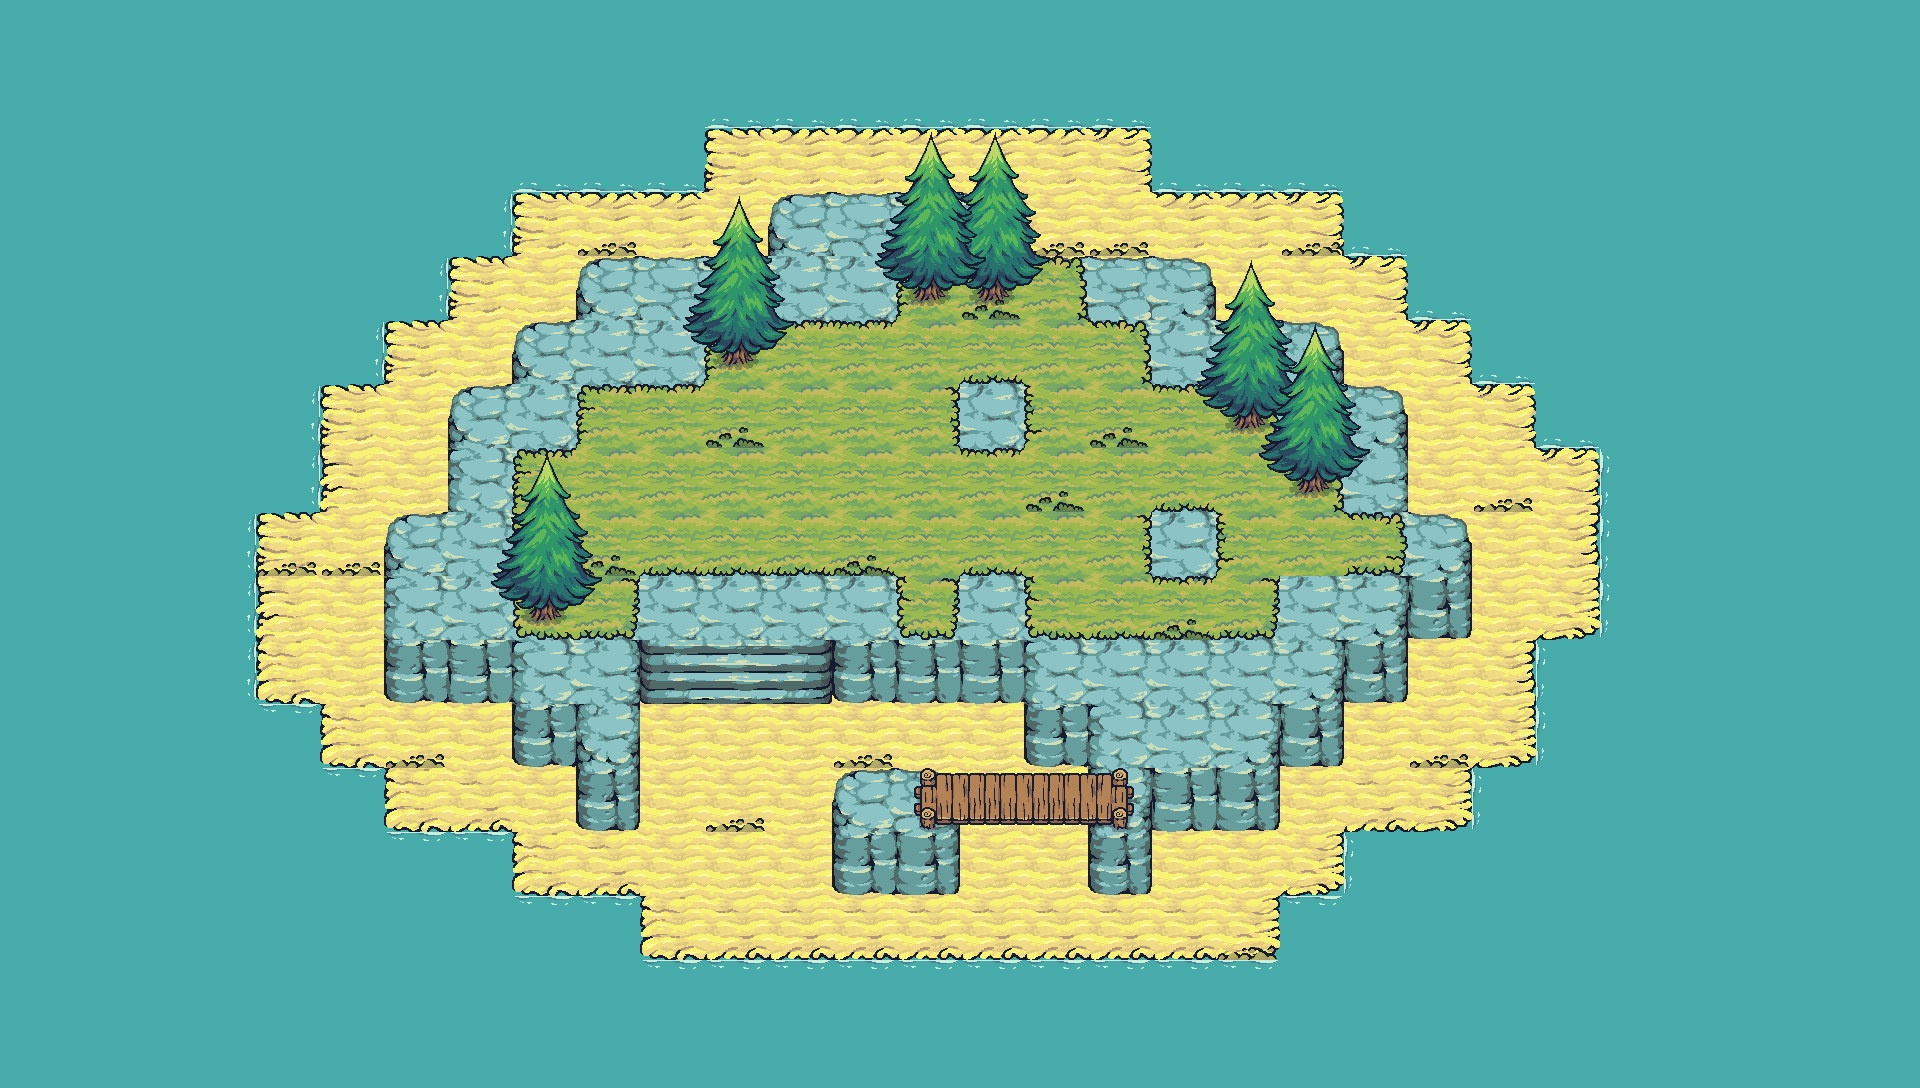

This game map was drawn from its Tiled (.tmx) file and the tilesets committed beside it. A one-line description and the trimmed map source follow:
An orthogonal 30x17 tile map with 64x64 px tiles, 10 tile layers (water, foam, land, land_above, ...), 6 tilesets.

<map version="1.10" tiledversion="1.11.2" orientation="orthogonal" renderorder="right-down" width="30" height="17" tilewidth="64" tileheight="64" infinite="0" nextlayerid="11" nextobjectid="1">
 <tileset firstgid="1" source="water.tsx" />
 <tileset firstgid="2" source="flat.tsx" />
 <tileset firstgid="42" source="foam.tsx" />
 <tileset firstgid="114" source="elevation.tsx" />
 <tileset firstgid="146" source="bridge.tsx" />
 <tileset firstgid="158" source="tree.tsx" />
 <layer id="1" name="water" width="30" height="17" locked="1">
  <data>[510 cells, 510 non-empty, 1 distinct tile ids]</data>
 </layer>
 <layer id="3" name="foam" width="30" height="17" locked="1">
  <data>[510 cells, 49 non-empty, 4 distinct tile ids]</data>
 </layer>
 <layer id="2" name="land" width="30" height="17" locked="1">
  <data>[510 cells, 212 non-empty, 9 distinct tile ids]</data>
 </layer>
 <layer id="7" name="land_above" width="30" height="17" locked="1">
  <data>[510 cells, 12 non-empty, 1 distinct tile ids]</data>
 </layer>
 <layer id="4" name="base" width="30" height="17" locked="1">
  <data>[510 cells, 123 non-empty, 15 distinct tile ids]</data>
 </layer>
 <layer id="5" name="flat" width="30" height="17" locked="1">
  <data>[510 cells, 53 non-empty, 12 distinct tile ids]</data>
 </layer>
 <layer id="9" name="flat_above" width="30" height="17" locked="1">
  <data>[510 cells, 7 non-empty, 1 distinct tile ids]</data>
 </layer>
 <layer id="6" name="bridge" width="30" height="17" locked="1">
  <data>[510 cells, 4 non-empty, 3 distinct tile ids]</data>
 </layer>
 <layer id="8" name="tree" width="30" height="17" locked="1">
  <data>[510 cells, 30 non-empty, 9 distinct tile ids]</data>
 </layer>
 <layer id="10" name="tree_above" width="30" height="17" locked="1">
  <data>[510 cells, 27 non-empty, 9 distinct tile ids]</data>
 </layer>
</map>
